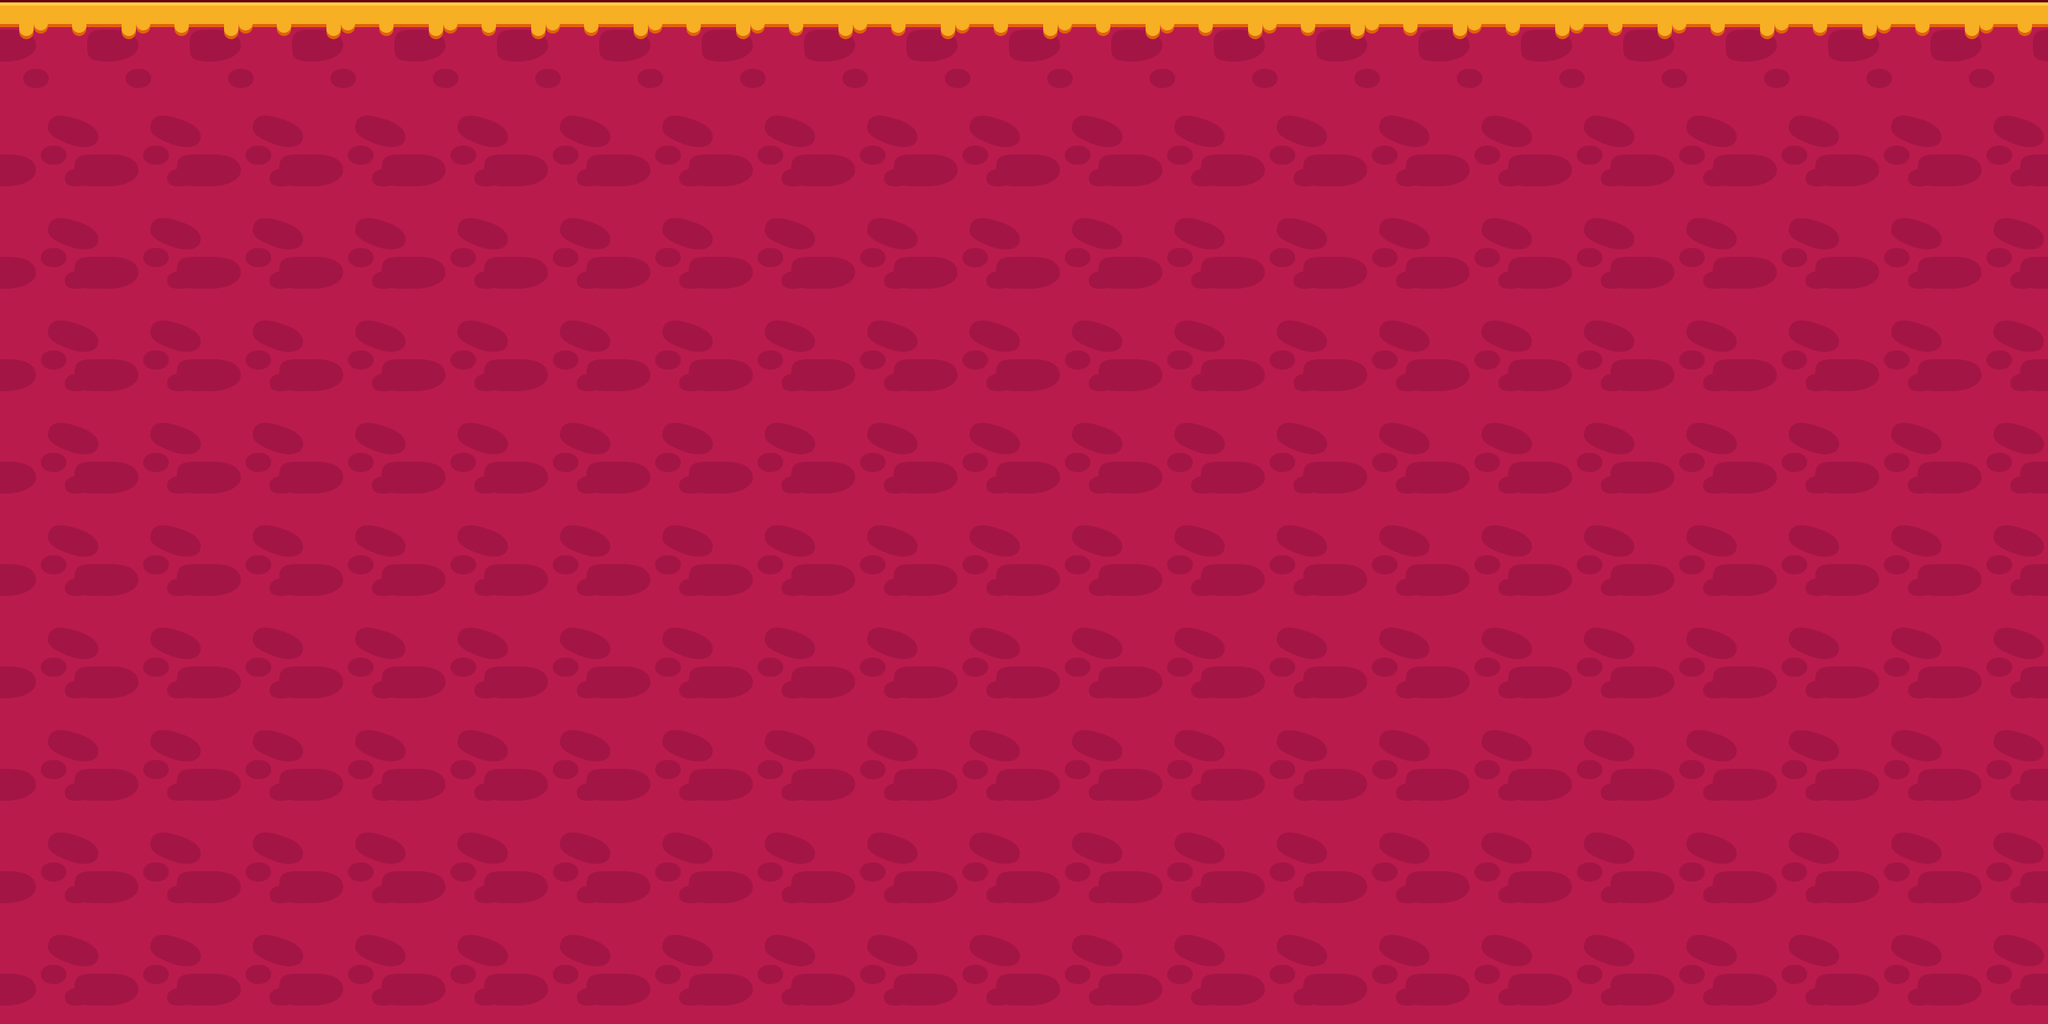

Tiled map render using the project's own tile images. Description and the whole map definition, tile-layer contents included, below:
An orthogonal 20x10 tile map with 128x128 px tiles, 1 tile layer (ground).

<map version="1.10" tiledversion="1.10.2" orientation="orthogonal" renderorder="right-down" width="20" height="10" tilewidth="128" tileheight="128" infinite="0" nextlayerid="7" nextobjectid="1">
 <tileset firstgid="1" name="Tile" tilewidth="128" tileheight="128" tilecount="2" columns="0">
  <grid orientation="orthogonal" width="1" height="1" />
  <tile id="0">
   <image width="128" height="128" source="../../tile/tile farm/autumn/5.png" />
  </tile>
  <tile id="1">
   <image width="128" height="128" source="../../tile/tile farm/autumn/2.png" />
  </tile>
 </tileset>
 <layer id="5" name="ground" width="20" height="10">
  <data encoding="csv">
2,2,2,2,2,2,2,2,2,2,2,2,2,2,2,2,2,2,2,2,
1,1,1,1,1,1,1,1,1,1,1,1,1,1,1,1,1,1,1,1,
1,1,1,1,1,1,1,1,1,1,1,1,1,1,1,1,1,1,1,1,
1,1,1,1,1,1,1,1,1,1,1,1,1,1,1,1,1,1,1,1,
1,1,1,1,1,1,1,1,1,1,1,1,1,1,1,1,1,1,1,1,
1,1,1,1,1,1,1,1,1,1,1,1,1,1,1,1,1,1,1,1,
1,1,1,1,1,1,1,1,1,1,1,1,1,1,1,1,1,1,1,1,
1,1,1,1,1,1,1,1,1,1,1,1,1,1,1,1,1,1,1,1,
1,1,1,1,1,1,1,1,1,1,1,1,1,1,1,1,1,1,1,1,
1,1,1,1,1,1,1,1,1,1,1,1,1,1,1,1,1,1,1,1
</data>
 </layer>
</map>
